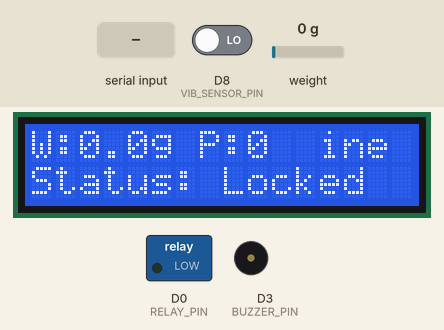
This sketch was run on a simulated ESP8266 (NodeMCU). On the bench: 16×2 character LCD, switched loads named in the sketch (green lamp = pin HIGH), buzzer (waves = sounding). The test bench sets the inputs (shaded band); at power-on: weight on the scale 0 g, D8 (VIB_SENSOR_PIN) LOW. WiFi joins after 1.5 s; servers stay silent unless stated; the local clock reads 2024-03-15 10:24:30 at power-on unless the sketch sets it; the Firebase database answers and starts empty; what the sketch prints to the serial monitor is not drawn.

Above: at 5.9 s.
6.0 s: weight on the scale set to 1250 g
At 7.1 s:
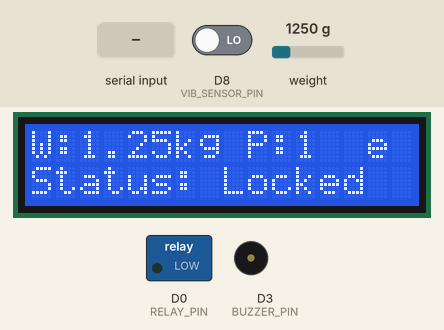
8.1 s: "tare\n" received over Serial
At 12.2 s:
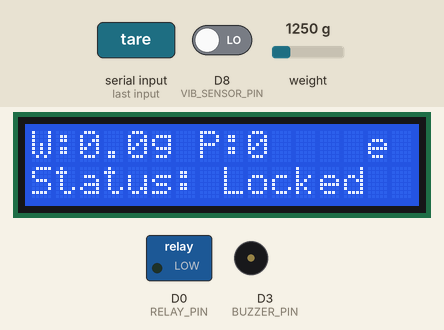
12.5 s: D8 (VIB_SENSOR_PIN) driven HIGH
At 16.6 s:
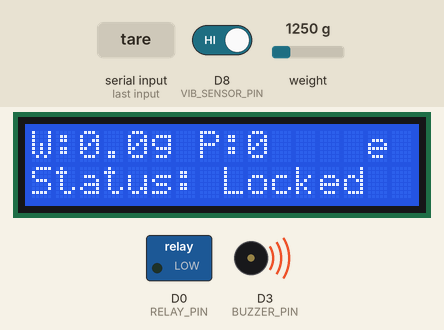
16.9 s: weight on the scale set to 3750 g
At 20.6 s:
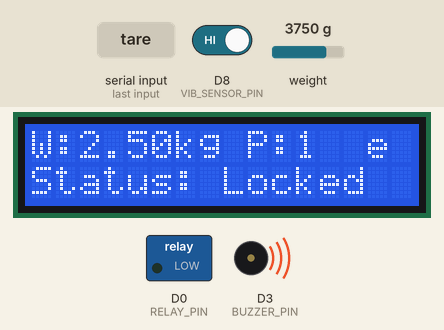
21.3 s: weight on the scale set to 100 g
At 23.7 s:
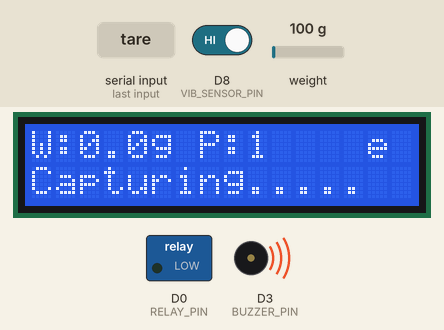
Timing chart, 0 to 25.2 s (numbered marks = the images above; inputs shaded):
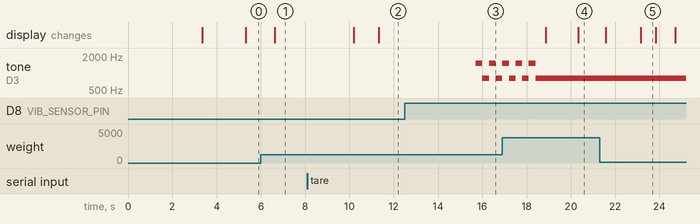

The sketch:

main-smart-pack-guard.ino
```cpp
#include <ESP8266WiFi.h>
#include <Firebase_ESP_Client.h>
#include <Wire.h>
#include <LiquidCrystal_I2C.h>
#include "HX711.h"
#include <WiFiClientSecure.h>
#include <UniversalTelegramBot.h>
#include <ArduinoJson.h>
#include "addons/TokenHelper.h"
#include "addons/RTDBHelper.h"

// --- 1. WiFi and Firebase ---
#define WIFI_SSID "B4-15_2.4GHz"
#define WIFI_PASSWORD "appletv415"
#define API_KEY "AIzaSyDUBrzYarm-kq7x5r-En6VmZWk3Ia4qEcE"
#define FIREBASE_URL "smart-package-guard-default-rtdb.asia-southeast1.firebasedatabase.app"
#define BOT_TOKEN "8497710017:AAHrIXDJdlYNc1M_OtKpvDnbrzcxXC2V9r4"
#define CHAT_ID "8519935150"

// --- 2. Pin Config ---
#define RELAY_PIN D0
#define BUZZER_PIN D3         // ถ้า Upload ไม่เข้า ให้ถอดสายขานี้ออกก่อน
#define LOADCELL_DOUT_PIN D5
#define LOADCELL_SCK_PIN D6
#define VIB_SENSOR_PIN D8

// --- 3. Weight Config (Fixed as requested) ---
HX711 scale;
const float CALIBRATION_FACTOR = 1000.15; // ใช้ค่าคงที่ตามที่คุณกำหนด

LiquidCrystal_I2C lcd(0x27, 16, 2);
FirebaseData fbdo;
FirebaseData streamData;
FirebaseAuth auth;
FirebaseConfig config;

WiFiClientSecure client;
UniversalTelegramBot bot(BOT_TOKEN, client);
String telegramChatId = CHAT_ID;
unsigned long lastBotCheck = 0;
const unsigned long BOT_INTERVAL = 2000;

// --- 4. Variables ---
unsigned long prevWeightMillis = 0;
bool isUnlocking = false;
unsigned long unlockStartTime = 0;
volatile bool newCommandReceived = false;
volatile bool targetLockState = true;

int vibeHitCount = 0;
unsigned long lastVibeTime = 0;
const int VIBE_HIT_THRESHOLD = 5;  // ลดจาก 20 เพื่อให้ตรวจจับง่ายขึ้น
const unsigned long VIB_COOLDOWN = 10000; // ป้องกันการแจ้งเตือนรัวข้ามกัน
unsigned long lastSirenTime = 0;
const unsigned long VIBE_TIME_WINDOW = 3000; // ขยายเวลาเป็น 3 วินาที


float lastWeightStable = 0.0;
int parcelCount = 0;
int triggerID = 0;
bool scaleDetected = false; // Flag check hardware

const float STABILITY_MARGIN = 0.05;
const unsigned long CHANGE_COOLDOWN = 4000;
unsigned long lastTriggerTime = 0;

// --- 5. Functions ---

void streamCallback(FirebaseStream data) {
  if (data.dataType() == "boolean") {
    targetLockState = data.boolData();
    newCommandReceived = true;
  }
}

void streamTimeoutCallback(bool timeout) {
  if (timeout) Serial.println("Stream timeout...");
}

void triggerCamera() {
  triggerID++;
  Firebase.RTDB.setIntAsync(&fbdo, "/smartbox/camera/triggerID", triggerID);
  lcd.setCursor(0, 1);
  lcd.print("Capturing.....  ");
  Serial.printf(">> CAMERA TRIGGERED: #%d\n", triggerID);
}

void sirenAlarm() {
  if (millis() - lastSirenTime < VIB_COOLDOWN) return; // ติด Cooldown ค่อยแจ้งเตือนใหม่
  lastSirenTime = millis();

  Serial.println("!!! SIREN ACTIVATED !!!");

  // Send Telegram Alert if Chat ID is available
  if (telegramChatId != "") {
    Serial.print(">> Sending Vibration Alert to Telegram: " + telegramChatId + " ... ");
    if (bot.sendMessage(telegramChatId, "⚠️ Alert: Box vibration detected (Theft Attempt!)", "")) {
      Serial.println("Success!");
    } else {
      Serial.println("Failed!");
    }
  } else {
    Serial.println("!! Cannot send Telegram: No Chat ID. Please send /status to the bot first.");
  }

  // เสียงไซเรน
  for (int i = 0; i < 5; i++) {
    Serial.println(">> Buzzer Sounding...");
    tone(BUZZER_PIN, 1500);
    delay(300);
    yield();
    tone(BUZZER_PIN, 800);
    delay(300);
    yield();
  }
  noTone(BUZZER_PIN);
}


void handleTelegramMessages(int numNewMessages) {
  for (int i = 0; i < numNewMessages; i++) {
    String chat_id = String(bot.messages[i].chat_id);
    String text = bot.messages[i].text;
    String from_name = bot.messages[i].from_name;

    if (telegramChatId == "" || telegramChatId != chat_id) {
      telegramChatId = chat_id;
      Firebase.RTDB.setStringAsync(&fbdo, "/smartbox/telegram/chatId", telegramChatId);
    }

    if (text == "/status") {
      String statusMsg = "📦 SmartBox Status Update\n";
      statusMsg += "--------------------------\n";

      if (scaleDetected) {
        float weight = scale.get_units(5);
        if (weight < 0) weight = 0.0;
        float weightKg = weight / 1000.0;
        statusMsg += "⚖️ Weight: " + String(weight, 1) + "g (" + String(weightKg, 2) + "kg)\n";
      } else {
        statusMsg += "⚖️ Weight: [Sensor Not Connected]\n";
      }

      statusMsg += "🔢 Parcels: " + String(parcelCount) + "\n";
      statusMsg += "🔒 Lock: " + String(targetLockState ? "LOCKED" : "UNLOCKED") + "\n";
      statusMsg += "⚙️ Config:\n";
      statusMsg += " - Calibration: " + String(CALIBRATION_FACTOR) + "\n";
      statusMsg += " - Trigger ID: " + String(triggerID) + "\n";
      statusMsg += " - Hardware: " + String(scaleDetected ? "Scale OK" : "Scale ERROR") + "\n";

      bot.sendMessage(chat_id, statusMsg, "");
    }

    if (text == "/start") {
      String welcome = "Welcome to SmartBox Bot, " + from_name + ".\n";
      welcome += "Use /status to get current data.";
      bot.sendMessage(chat_id, welcome, "");
    }
  }
}

void setup() {
  Serial.begin(115200);
  pinMode(RELAY_PIN, OUTPUT);
  digitalWrite(RELAY_PIN, LOW);
  pinMode(BUZZER_PIN, OUTPUT);
  pinMode(VIB_SENSOR_PIN, INPUT);

  Wire.begin();
  lcd.init();
  lcd.backlight();
  lcd.print("SYSTEM STARTING");

  WiFi.begin(WIFI_SSID, WIFI_PASSWORD);
  while (WiFi.status() != WL_CONNECTED) { delay(500); Serial.print("."); }
  Serial.println("\n>> WiFi Connected");

  // --- NTP Time Sync (Required for Telegram SSL on ESP8266) ---
  configTime(0, 0, "pool.ntp.org", "time.nist.gov");
  Serial.print("Waiting for NTP time sync: ");
  time_t now = time(nullptr);
  while (now < 8 * 3600 * 2) {
    delay(500);
    Serial.print(".");
    now = time(nullptr);
  }
  Serial.println("\n>> Time Synced");

  client.setInsecure(); // Moved up for stability
  client.setBufferSizes(1024, 1024); // Increase buffer slightly for Telegram headers
  client.setTimeout(10000); // 10 seconds timeout
  scale.begin(LOADCELL_DOUT_PIN, LOADCELL_SCK_PIN);
  if (scale.wait_ready_timeout(1000)) { // รอมันพร้อมแค่ 1 วินาที
    scale.set_scale(CALIBRATION_FACTOR);
    scale.tare();
    scaleDetected = true;
    Serial.println(">> Scale detected and tared.");
  } else {
    scaleDetected = false;
    Serial.println("!! Scale NOT detected. Running without weight features.");
  }

  config.api_key = API_KEY;
  config.database_url = FIREBASE_URL;
  config.signer.test_mode = true;
  Firebase.begin(&config, &auth);
  Firebase.reconnectWiFi(true);

  // Sync Telegram Chat ID with Firebase
  if (Firebase.RTDB.getString(&fbdo, "/smartbox/telegram/chatId")) {
    if (fbdo.dataType() == "string" && fbdo.stringData() != "") {
      telegramChatId = fbdo.stringData();
      Serial.println(">> Recovered Chat ID: " + telegramChatId);
    } else {
      Firebase.RTDB.setStringAsync(&fbdo, "/smartbox/telegram/chatId", CHAT_ID);
      Serial.println(">> Setting default Chat ID to Firebase");
    }
  }

  if (Firebase.RTDB.beginStream(&streamData, "/smartbox/lock/status")) {
    Firebase.RTDB.setStreamCallback(&streamData, streamCallback, streamTimeoutCallback);
  }

  Firebase.RTDB.setIntAsync(&fbdo, "/smartbox/parcel/count", 0);
  Firebase.RTDB.setIntAsync(&fbdo, "/smartbox/camera/triggerID", 0);

  lcd.clear();
  lcd.print("SmartBox Online");

  // Send Online Message to Telegram with Debug
  if (telegramChatId != "") {
    delay(1000); // Wait a bit for system to settle
    Serial.print(">> Sending Welcome to Telegram... ");
    if (bot.sendMessage(telegramChatId, "✅ SmartBox System is Online!", "")) {
      Serial.println("Success!");
    } else {
      Serial.println("Failed!");
    }
  }
}

void loop() {
  // --- 1. Serial Command (Non-blocking) ---
  if (Serial.available() > 0) {
    String command = Serial.readStringUntil('\n');
    command.trim();
    if (command == "tare" && scaleDetected) {
      scale.tare();
      Serial.println(">> Tared.");
    } else if (command == "tare") {
      Serial.println("!! Cannot tare: Scale not detected.");
    }
  }

  // --- 2. Lock & Relay ---
  if (newCommandReceived) {
    newCommandReceived = false;
    if (targetLockState == false) {
      digitalWrite(RELAY_PIN, HIGH);
      isUnlocking = true;
      unlockStartTime = millis();
      FirebaseJson json;
      json.set("type", "remote_unlock");
      Firebase.RTDB.pushJSONAsync(&fbdo, "/smartbox/logs", &json);
    } else {
      digitalWrite(RELAY_PIN, LOW);
      isUnlocking = false;
    }
  }

  if (isUnlocking && (millis() - unlockStartTime >= 10000)) {
    digitalWrite(RELAY_PIN, LOW);
    isUnlocking = false;
    Firebase.RTDB.setBoolAsync(&fbdo, "/smartbox/lock/status", true);
  }

  // --- 3. Weight & Parcel Counting (Using Fixed Scale Logic) ---
  if (millis() - prevWeightMillis > 500) {
    prevWeightMillis = millis();

    if (scaleDetected && scale.is_ready()) {
      float weight = scale.get_units(5);
      if (weight < 0) weight = 0.0;
      float weightKg = weight / 1000.0;

      static float lastSentW = -1.0;
      if (abs(weightKg - lastSentW) > 0.01) {
          Firebase.RTDB.setFloatAsync(&fbdo, "/smartbox/weight/totalKg", weightKg);
          lastSentW = weightKg;
      }

      unsigned long now = millis();
      if (now - lastTriggerTime > CHANGE_COOLDOWN) {
        float delta = weight - lastWeightStable;
        if (abs(delta) >= 500.0) {
          if (delta > 0) parcelCount++;
          else parcelCount = max(0, parcelCount - 1);

          lastWeightStable = weight;
          lastTriggerTime = now;
          Firebase.RTDB.setIntAsync(&fbdo, "/smartbox/parcel/count", parcelCount);
          triggerCamera();
        }
      }

      lcd.setCursor(0, 0);
      lcd.print("W:");
      if (weight < 1000) {
        lcd.print(weight, 1); lcd.print("g ");
      } else {
        lcd.print(weightKg, 2); lcd.print("kg ");
      }
      lcd.print("P:"); lcd.print(parcelCount); lcd.print("  ");
    } else if (!scaleDetected) {
      lcd.setCursor(0, 0);
      lcd.print("Weight: NO SENSOR");
    }

    lcd.setCursor(0, 1);
    lcd.print(isUnlocking ? ">> UNLOCKING << " : "Status: Locked  ");
  }

  // --- 4. Vibration & Siren ---
  // --- 4. Vibration & Siren ---
  int vibReading = digitalRead(VIB_SENSOR_PIN);
  if (vibReading == HIGH) { // **ถ้าเขย่าแล้วเงียบ ให้ลองเปลี่ยน HIGH เป็น LOW**
    unsigned long nowV = millis();
    if (nowV - lastVibeTime > VIBE_TIME_WINDOW) {
      vibeHitCount = 0;
    }

    vibeHitCount++;
    lastVibeTime = nowV;
    Serial.printf(">> Vibe Hit Detected! (Count: %d/%d)\n", vibeHitCount, VIBE_HIT_THRESHOLD);

    if (vibeHitCount >= VIBE_HIT_THRESHOLD) {
      vibeHitCount = 0;
      sirenAlarm();
      triggerCamera();

      FirebaseJson json;
      json.set("type", "vibration_alert");
      json.set("timestamp", String(nowV));
      Firebase.RTDB.pushJSONAsync(&fbdo, "/smartbox/logs", &json);
    }
    delay(20); // หน่วงนิดเดียวเพื่อให้เก็บ pulse ได้ต่อเนื่อง
  }


  // --- 5. Telegram Bot ---
  if (millis() - lastBotCheck > BOT_INTERVAL) {
    int numNewMessages = bot.getUpdates(bot.last_message_received + 1);
    while (numNewMessages) {
      handleTelegramMessages(numNewMessages);
      numNewMessages = bot.getUpdates(bot.last_message_received + 1);
    }
    lastBotCheck = millis();
  }
}
```

Measured:
- after the input at 6.0 s, the display: changes after 0.62 s (image 1)
- after the input at 8.1 s, the display: first changes after 2.1 s (image 2 shows a later state)
- after the input at 12.5 s, tone on D3 (BUZZER_PIN): alternates 1500 Hz for 0.30 s and 800 Hz for 0.30 s, starting after 3.2 s
- after the input at 21.3 s, the display: first changes after 0.29 s (image 5 shows a later state)
- what the display in image 5 shows lasts 0.7 s, from 23.1 s to 23.8 s
